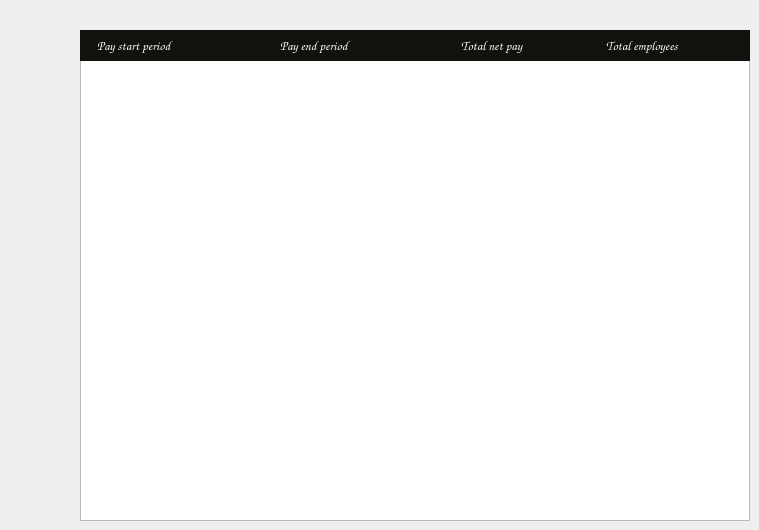
    <widget class="QWidget" name="page_report">
     <widget class="QTableWidget" name="tableWidget_payment_period">
      <property name="geometry">
       <rect>
        <x>80</x>
        <y>60</y>
        <width>670</width>
        <height>461</height>
       </rect>
      </property>
      <property name="font">
       <font>
        <family>Comic Sans MS</family>
       </font>
      </property>
     </widget>
     <widget class="QLabel" name="label_36">
      <property name="geometry">
       <rect>
        <x>80</x>
        <y>30</y>
        <width>10</width>
        <height>31</height>
       </rect>
      </property>
      <property name="font">
       <font>
        <family>Comic Sans MS</family>
        <pointsize>10</pointsize>
        <bold>false</bold>
       </font>
      </property>
      <property name="styleSheet">
       <string notr="true">#label_36
{
	color:white;
	background:#11110E;
}</string>
      </property>
      <property name="text">
       <string>&lt;html&gt;&lt;head/&gt;&lt;body&gt;&lt;p&gt;&lt;br/&gt;&lt;/p&gt;&lt;/body&gt;&lt;/html&gt;</string>
      </property>
     </widget>
     <widget class="QLabel" name="label_37">
      <property name="geometry">
       <rect>
        <x>90</x>
        <y>30</y>
        <width>183</width>
        <height>31</height>
       </rect>
      </property>
      <property name="font">
       <font>
        <family>Comic Sans MS</family>
        <pointsize>10</pointsize>
        <bold>false</bold>
       </font>
      </property>
      <property name="styleSheet">
       <string notr="true">#label_37
{
	color:white;
	background:#11110E;
	padding-left:5px;
}</string>
      </property>
      <property name="text">
       <string>&lt;html&gt;&lt;head/&gt;&lt;body&gt;&lt;p&gt;Pay start period&lt;/p&gt;&lt;/body&gt;&lt;/html&gt;</string>
      </property>
     </widget>
     <widget class="QLabel" name="label_38">
      <property name="geometry">
       <rect>
        <x>456</x>
        <y>30</y>
        <width>151</width>
        <height>31</height>
       </rect>
      </property>
      <property name="font">
       <font>
        <family>Comic Sans MS</family>
        <pointsize>10</pointsize>
        <bold>false</bold>
       </font>
      </property>
      <property name="styleSheet">
       <string notr="true">#label_38
{
	color:white;
	background:#11110E;
	padding-left:3px;
}</string>
      </property>
      <property name="text">
       <string>&lt;html&gt;&lt;head/&gt;&lt;body&gt;&lt;p&gt;Total net pay&lt;/p&gt;&lt;/body&gt;&lt;/html&gt;</string>
      </property>
      <property name="alignment">
       <set>Qt::AlignLeading|Qt::AlignLeft|Qt::AlignVCenter</set>
      </property>
     </widget>
     <widget class="QLabel" name="label_45">
      <property name="geometry">
       <rect>
        <x>273</x>
        <y>30</y>
        <width>183</width>
        <height>31</height>
       </rect>
      </property>
      <property name="font">
       <font>
        <family>Comic Sans MS</family>
        <pointsize>10</pointsize>
        <bold>false</bold>
       </font>
      </property>
      <property name="styleSheet">
       <string notr="true">#label_45
{
	color:white;
	background:#11110E;
	padding-left:5px;
}</string>
      </property>
      <property name="text">
       <string>&lt;html&gt;&lt;head/&gt;&lt;body&gt;&lt;p&gt;Pay end period&lt;/p&gt;&lt;/body&gt;&lt;/html&gt;</string>
      </property>
     </widget>
     <widget class="QLabel" name="label_46">
      <property name="geometry">
       <rect>
        <x>599</x>
        <y>30</y>
        <width>151</width>
        <height>31</height>
       </rect>
      </property>
      <property name="font">
       <font>
        <family>Comic Sans MS</family>
        <pointsize>10</pointsize>
        <bold>false</bold>
       </font>
      </property>
      <property name="styleSheet">
       <string notr="true">#label_46
{
	color:white;
	background:#11110E;
	padding-left:5px;
}</string>
      </property>
      <property name="text">
       <string>&lt;html&gt;&lt;head/&gt;&lt;body&gt;&lt;p&gt;Total employees&lt;/p&gt;&lt;/body&gt;&lt;/html&gt;</string>
      </property>
     </widget>
    </widget>
